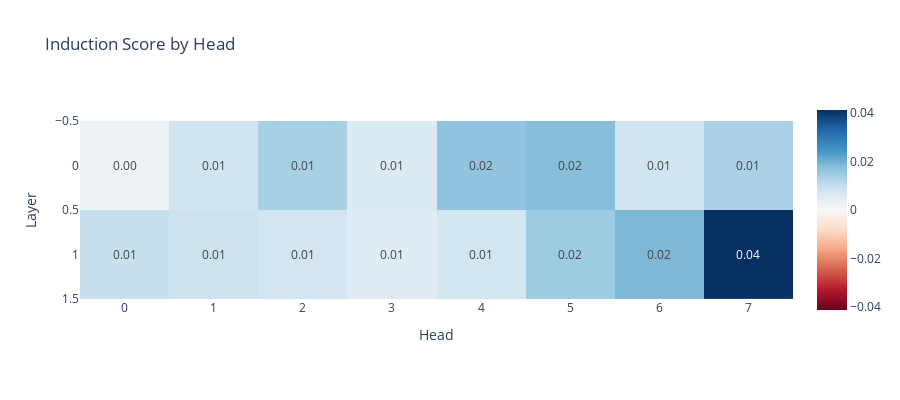

Write notebook code for a chart like this one.
### Code cell
#@title Induction scores with highest scoring induction head mean ablated

seq_len = 50
batch = 10
rep_tokens_10 = generate_repeated_tokens(model, seq_len, batch)

# We make a tensor to store the induction score for each head.
# We put it on the model's device to avoid needing to move things between the GPU and CPU, which can be slow.
induction_score_store = torch.zeros((model.cfg.n_layers, model.cfg.n_heads), device=model.cfg.device)

def induction_score_hook(
    pattern, # : Float[Tensor, "batch head_index dest_pos source_pos"]
    hook,
):
    '''
    Calculates the induction score, and stores it in the [layer, head] position of the `induction_score_store` tensor.
    '''
    _, pattern_head, pattern_q_pos, pattern_v_pos = pattern.shape
    if hook.layer() == 1:
        pattern[:, 6, :, :] = mean_acts_1[6, :pattern_q_pos, :pattern_v_pos]
    # Take the diagonal of attn paid from each dest position to src positions (seq_len - 1) tokens back
    # (This only has entries for tokens with index >= seq_len)
    induction_stripe = pattern.diagonal(dim1=-2, dim2=-1, offset=1-seq_len)
    # Get an average score per head
    induction_score = einops.reduce(induction_stripe, "batch head_index position -> head_index", "mean")
    # Store the result.
    induction_score_store[hook.layer(), :] = induction_score

pattern_hook_names_filter = lambda name: name.endswith("pattern")

# Run with hooks (this is where we write to the `induction_score_store` tensor`)
model.run_with_hooks(
    rep_tokens_10,
    return_type=None, # For efficiency, we don't need to calculate the logits
    fwd_hooks=[
        (pattern_hook_names_filter, induction_score_hook)]
)

# Plot the induction scores for each head in each layer
imshow(
    induction_score_store,
    labels={"x": "Head", "y": "Layer"},
    title="Induction Score by Head",
    text_auto=".2f",
    width=900, height=400
)

### Figure 1 — Plotly figure (JSON) as saved in the notebook; plotly's stock layout.template omitted (floating-point values rounded to 4 significant figures)
{"data": [{"coloraxis": "coloraxis", "hovertemplate": "Head: %{x}<br>Layer: %{y}<br>color: %{z}<extra></extra>", "name": "0", "texttemplate": "%{z:.2f}", "type": "heatmap", "xaxis": "x", "yaxis": "y", "z": [[0.00248, 0.00836, 0.01366, 0.005857, 0.01665, 0.01775, 0.008301, 0.01341], [0.009638, 0.008874, 0.008126, 0.005239, 0.007946, 0.01506, 0.01862, 0.04129]]}], "layout": {"coloraxis": {"cmid": 0, "colorscale": [[0, "rgb(103,0,31)"], [0.1, "rgb(178,24,43)"], [0.2, "rgb(214,96,77)"], [0.3, "rgb(244,165,130)"], [0.4, "rgb(253,219,199)"], [0.5, "rgb(247,247,247)"], [0.6, "rgb(209,229,240)"], [0.7, "rgb(146,197,222)"], [0.8, "rgb(67,147,195)"], [0.9, "rgb(33,102,172)"], [1, "rgb(5,48,97)"]]}, "height": 400, "title": {"text": "Induction Score by Head"}, "width": 900, "xaxis": {"anchor": "y", "constrain": "domain", "domain": [0, 1], "scaleanchor": "y", "title": {"text": "Head"}}, "yaxis": {"anchor": "x", "autorange": "reversed", "constrain": "domain", "domain": [0, 1], "title": {"text": "Layer"}}}}
